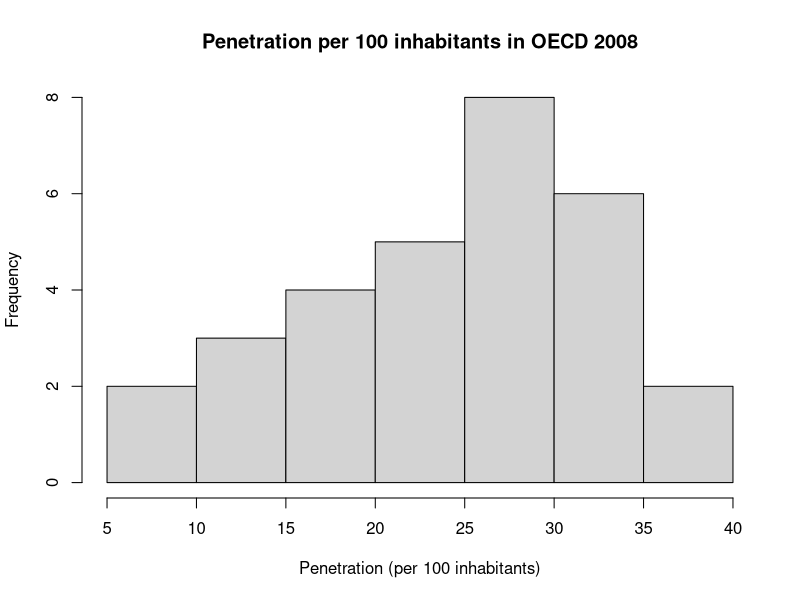
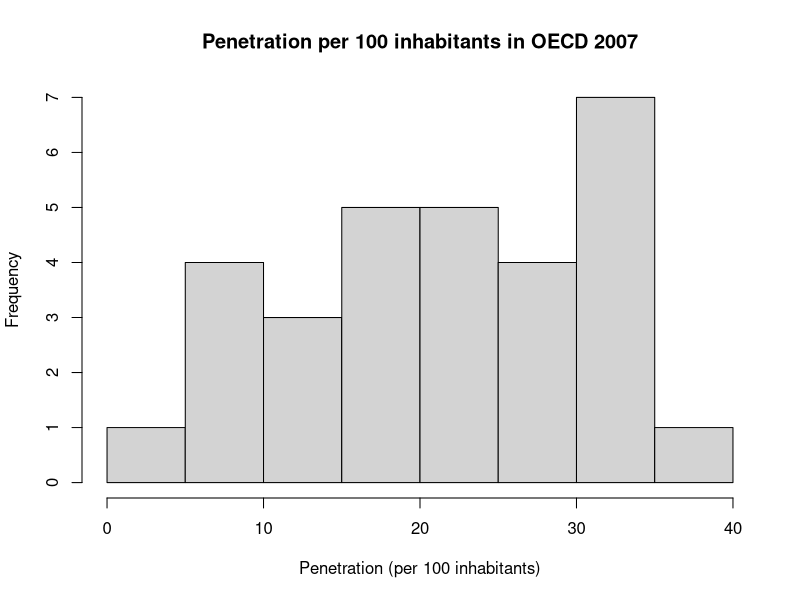
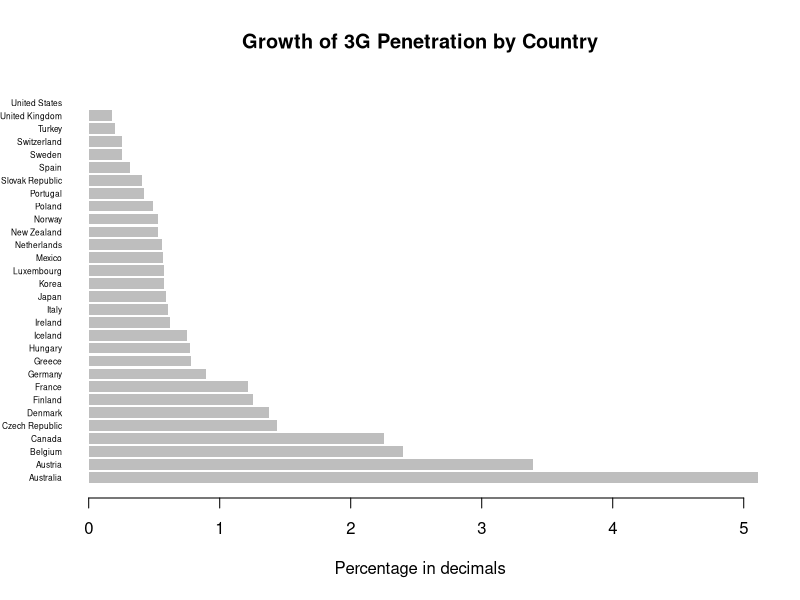
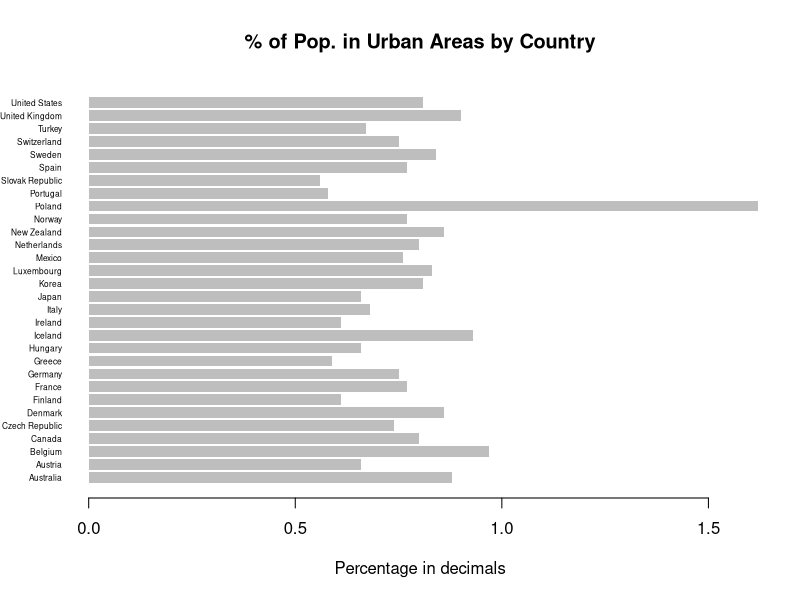
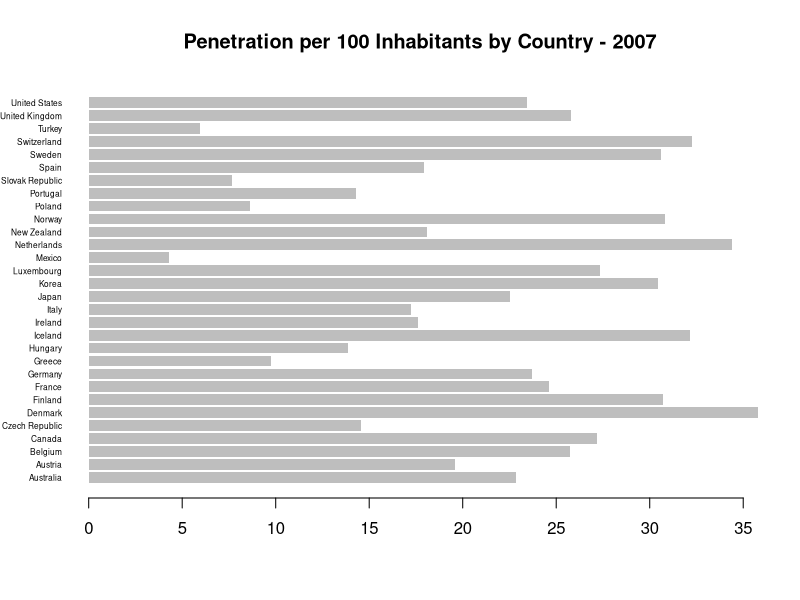
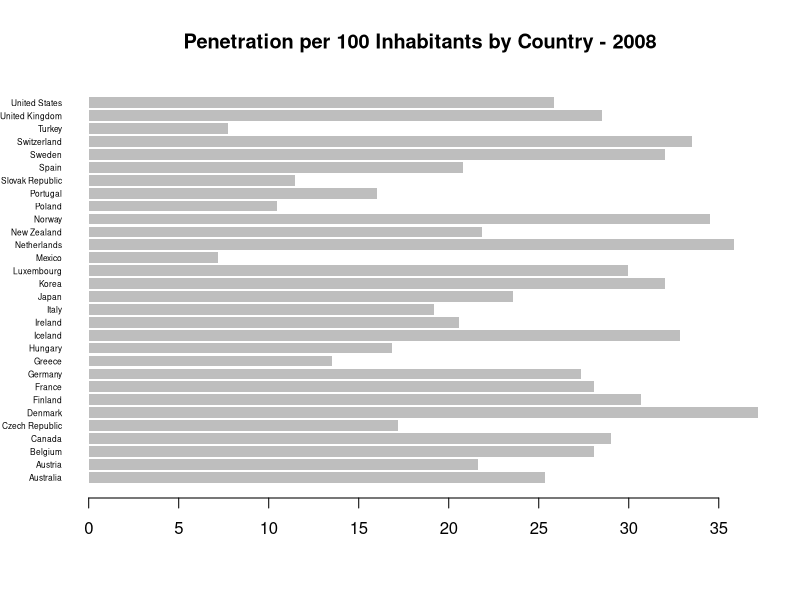
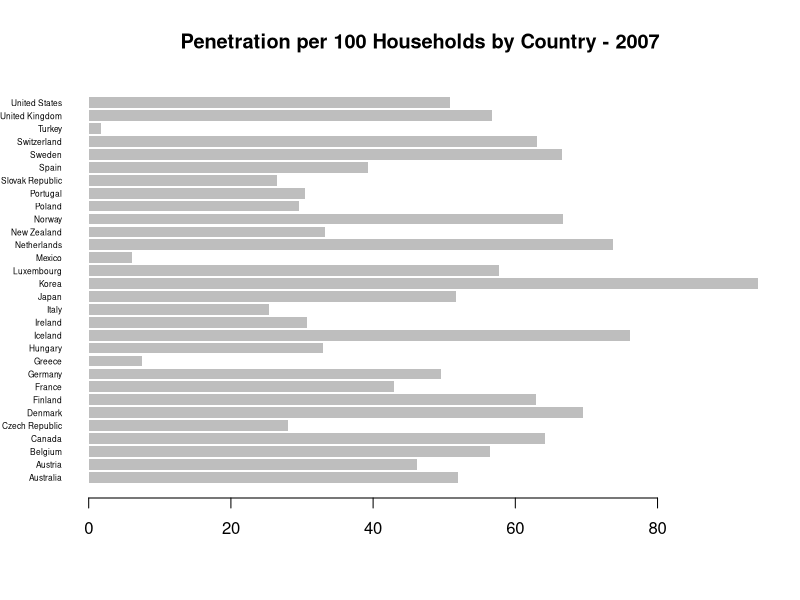

R code for these plots, in order: (Note: this script raises an error after producing the figures.)
## ---- chunk 1
knitr::opts_chunk$set(echo = TRUE)
## ---- chunk 2
Price = read.csv("Price.csv")
colnames(Price) <- c('Country', 'Country_Code', 'Price_LowSpeed', 'Price_MedSpeed', 'Price_HighSpeed', 'Price_VeryHighSpeed')
colnames(Price)
## ---- chunk 3
Penetration = read.csv("Penetration.csv")
# Drop the NA Column and NA row which contains no data
Penetration <- Penetration[0:30, 0:12]
colnames(Penetration) <- c('Country', 'Country_Code', 'Penetration_OECD_2008', 'Penetration_OECD_2007', 'Penetration_OECD_Household', 'Penetration_OECD_2G_3G', 'Penetration_GC_Penetration', 'Penetration_3G', 'Growth_3G_Penetration', 'WiFi_Hotspots', 'Wifi_Hotspots_Per_100,000', 'Percent_Population_Urban')
(Penetration)
# The penetration variable contains 30 rows (which represent counties) and 12 columns (which represent different penetration variables).

## ---- chunk 4
summary(Penetration)
# First, wanted to look at summary statistics to see how values vary and whether it makes sense. Notes:
# - Since Penetration_OECD_2008, Penetration_OECD_2007 and Penetration_OECD_Household are based on a per 100 inhabitants or household basis, the distribution for Penetration_OECD_2G_3G is confounding as its values range from a minimum of 62 to a maximum of 151. This is something we will look into.
# - Growth_3G_Penetration and Percent_Population_Urban are in percent units
# - WiFi_Hotspots values have a much higher range than all other variables.
## ---- chunk 5
#Next we wanted to look at how the the penetration values are distributed to get a sense of the range of values. Here we notice that the distribution of values rises almost regularly to a peak before falling sharply, overall the data reflect a negative skew. 

hist(Penetration$Penetration_OECD_2008, main="Penetration per 100 inhabitants in OECD 2008",  xlab = "Penetration (per 100 inhabitants)")
#may need ot be rebinned
## ---- chunk 6
#then we wanted to compare the distributions for 2007 and 2008. Notes: a we can see the distribution when compared to the previous year does not look nearly as uniform. There is a greater frequency of values above 30 inhabitants (per 100) than in the following year which makes us want to take a closer look at the difference in penetration values between the two year from OECD data. to see if we can get a better sense of how penetration grew between these two years.

hist(Penetration$Penetration_OECD_2007, main="Penetration per 100 inhabitants in OECD 2007",  xlab = "Penetration (per 100 inhabitants)")
# may need to be rebinned
## ---- chunk 7
Difference = Penetration$Penetration_OECD_2008 - Penetration$Penetration_OECD_2007
Difference

Year_Comparison = data.frame(Penetration$Country, Penetration$Penetration_OECD_2007, Penetration$Penetration_OECD_2008, Difference)
Year_Comparison

#Notes: We can see that with the exception of Finland all other OECD member countries saw growth in penetration per 100 inhabitants between 2007 and 2008. Interestingly, Finland shows negative growth of .01 inhabitants per 100 while the rest of the member countries show some growth between 2007 and 2008. 
## ---- chunk 8
summary(Difference)

#Looking at the summary of difference we see that average change in penetration between 2007 and 2008 in the OECD data is 2.3 inhabitants per 100. The minimum is our negative value with Finland and the max is 3.81 in the SLovak republic. 

## ---- chunk 9
# Next, we wanted to look at the relationship between values from the same time period. Since most variable years were unspecified, we assumed OECD data was mainly from 2007. 

cor(Penetration[ , c("Penetration_OECD_2007", "Penetration_OECD_Household", "Penetration_OECD_2G_3G")], use = "complete.obs")

#Looking at the correlation values, it looks like Penetration_OECD_Household and Penetration_OECD_2007 have a a 0.93 correlation, while the two variables have a weak linear relationship with Penetration_OECD_2G_3G variable.
## ---- chunk 10
# Data from GlobalComms is slightly more updated, as it is copyrighted in 2009, so we’re assuming the data shared is from 2008. We’ll compare Penetration_OECD_2008 with Penetration per 100 GC and 3G penetration per 100. 

cor(Penetration[ , c("Penetration_OECD_2008", "Penetration_GC_Penetration", "Penetration_3G")], use = "complete.obs")

# Looking at correlation values, it appears that Penetration_OECD_2008 and Penetration_GC_Penetration have almost a 1:1 linear relationship, which makes sense since they are measuring the same value, namely the penetration per 100 inhabitants in 2008. 
## ---- chunk 11
# Since neither Penetration_OECD_2G_3G nor Penetration_3G held a strong linear relationship with other variables, we wanted to see if the two were correlated in any way. However, it appeared there was not a strong correlation between the two variables.
cor(Penetration[,c("Penetration_OECD_2G_3G", "Penetration_3G")])
## ---- chunk 12
# Next, we wanted to look at the growth of 3G Penetration by country. To do so, we had to convert the percentage values into decimals. 
Growth_3G = as.numeric(sub("%","",Penetration$Growth_3G_Penetration))/100
Penetration$Growth_3G_Dec = Growth_3G
## ---- chunk 13
barplot(Penetration$Growth_3G_Dec, names.arg=Penetration$Country, horiz=TRUE, las=1, cex.names=0.5, border=NA, main = "Growth of 3G Penetration by Country", xlab = "Percentage in decimals")
## ---- chunk 14
Population_Urban = as.numeric(sub("%","",Penetration$Percent_Population_Urban))/100
Penetration$Population_Urban_Dec = Population_Urban

barplot(Penetration$Population_Urban_Dec, names.arg=Penetration$Country, horiz=TRUE, las=1, cex.names=0.5, border=NA, main = "% of Pop. in Urban Areas by Country", xlab = "Percentage in decimals")
## ---- chunk 15
#Looking at Percent of Pop. in Urban areas, it appears that Poland has more than 100% of its population in urban areas, which must be an error. If we disregard this error in entry, Belgium, Iceland and U.K would appear to have the highest % of population in urban areas. Slovak Republic, Portugal and Greece appear to have the lowest % of pop. in urban areas. With this mind, we wondered if percentage of population in urban areas meant higher penetration. 

barplot(Penetration$Penetration_OECD_2007, names.arg=Penetration$Country
        , horiz=TRUE, las=1, cex.names=0.5, border=NA, main = "Penetration per 100 Inhabitants by Country - 2007")

# In 2007, Denmark, Netherlands and Switzerland were the top 3 countries with highest penetration, and Mexico, Turkey and Slovak were the bottom 3. 
## ---- chunk 16
barplot(Penetration$Penetration_OECD_2008, names.arg=Penetration$Country, horiz=TRUE, las=1, cex.names=0.5, border=NA, main = "Penetration per 100 Inhabitants by Country - 2008")

# In 2008, Denmark, Netherlands and Norway were among the Top 3 countries with highest Penetration. Mexico, Turkey and Poland were the bottom 3.
## ---- chunk 17
# There appears to be no strong relationship between Penetration per 100 Inhabitants and Percentage of Pop. in Urban areas. Next we looked at Penetration per Household, which measures the subscriptions per 100 households. When looking at this variable, top five countries were Korea, Iceland, Netherlands, Denmark and Sweden, with an average of 89% population in urban areas. The bottom five countries were Turkey, Mexico, Greece, Italy and Slovak, with an average of 65% population in urban areas. 

# Top: Korea - 0.81 Iceland - 0.93 Netherlands - 0.80 Denmark - 0.86 Sweden 0.84
# Bottom: Turkey 0.67 Mexico 0.76 Greece - 0.59 Italy - 0.68 Slovak 0.56

barplot(Penetration$Penetration_OECD_Household, names.arg=Penetration$Country
        , horiz=TRUE, las=1, cex.names=0.5, border=NA, main = "Penetration per 100 Households by Country - 2007")


## ---- chunk 18
data.frame(Penetration$Country, Penetration$Population_Urban_Dec)
## ---- chunk 19
#We also wanted to look at the correlation between wifi hotspots per 100000 residents and percentage of urban populations.  There seems to be a slight negative correlation but really its so close to zero that there is not really a linear relationship. 

cor(Penetration$`Wifi_Hotspots_Per_100,000`, Penetration$Population_Urban_Dec)

## ---- chunk 20

scatterplot(Penetration$`Wifi_Hotspots_Per_100,000`, Penetration$Population_Urban_Dec, main = "Urban Population and Wifi Hotspots", ylab = "Urban Population(as decimal)", xlab = "Wifi Hotspots (per 100,000 inhabitants)")

#Graph needs ot be cleaned up
#There seems to be a couple of outliers but in general the very slightly negative sloping/non linear correlation (green line) is reflected here. 
## ---- chunk 21
#We wanted to see if we could compare wifi hot spots per 100 inhabitants to penetration per 100 inhabitants. To do this we took the values for wifi per 100,000 inhabitants and divided by 1,000. It looks not have yeilded anything particularly helpful.  The transformation as applied to wifi_hotpots per 100,000 inhabitants was not helpful. I wonder if we need to apply a logarithmic trnasormation instead of simple division.

Wifi_hotspots_100 = Penetration$`Wifi_Hotspots_Per_100,000` / 1000

Wifi_compare = data.frame(Penetration$Country, Penetration$Penetration_OECD_2008, Wifi_hotspots_100)

Wifi_compare
## ---- chunk 22
Speed = read.csv("Speed.csv")
colnames(Speed) <- c('Country', 'Country_Code', 'Maximum_Advertised_kbps', 'Avg_Advertised_kbps', 'Avg_Actual_kbps', 'Avg_Download_kbps', 'SD_Download_kbps', 'Avg_Upload_kbps', 'SD_Upload_kbps', 'Avg_Latency', 'SD_Latency', 'Median_Download_kbps', 'Median_Upload_kbps', 'Median_Latency', 'X90_Download_kbps', 'X90_Upload_kbps', 'X10_Latency')
colnames(Speed)
## ---- chunk 23
library("dplyr")
join1 = full_join(Price, Penetration, by = c("Country_Code" ="Country_Code"))
Broadband = full_join(join1, Speed, by = c("Country_Code" ="Country_Code"))
head(Broadband)
## ---- chunk 24
names(Broadband)
